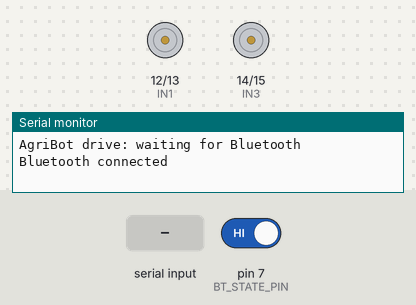
The sketch below on a simulated Arduino Uno, built with avr-gcc and run on an emulated ATmega328P. Shown: motor-driver pin pairs drawn as motors (green arrow = first pin HIGH = forward, orange = second pin HIGH = backward, longer = more drive), the last lines printed to the serial monitor. The test bench sets the inputs (shaded band); at power-on: pin 7 (BT_STATE_PIN) HIGH.

Above: at 1.2 s.
1.3 s: "1" received over the second serial link
At 2.2 s:
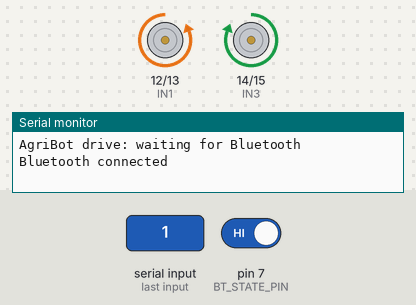
2.8 s: "2" received over the second serial link
At 3.3 s:
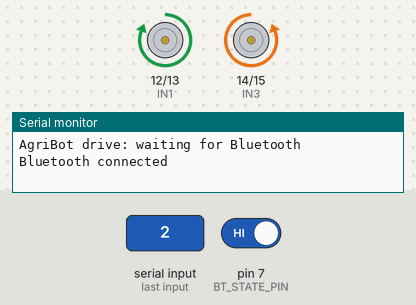
4.3 s: "3" received over the second serial link
At 5.5 s:
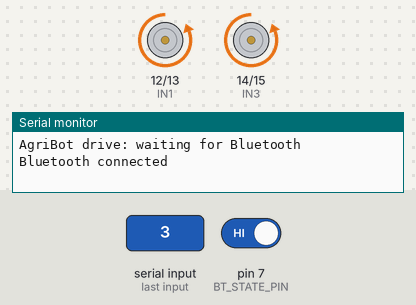
5.8 s: "4" received over the second serial link
At 6.8 s:
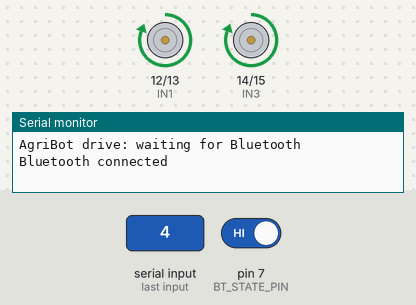
7.3 s: pin 7 (BT_STATE_PIN) driven LOW
At 8.0 s:
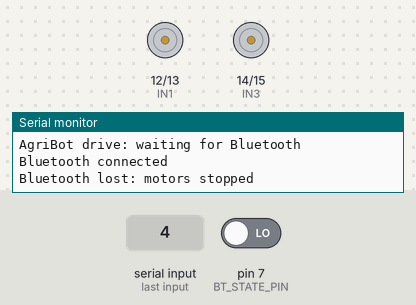
Timing chart, 0 to 9.8 s (numbered marks = the images above; inputs shaded):
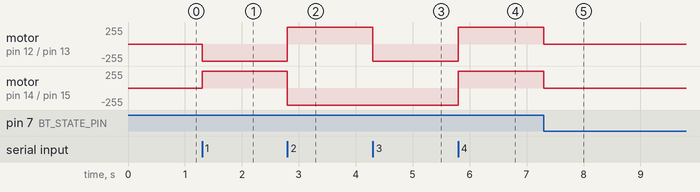

The sketch:

agribot_drive.ino
```cpp
/*
  AgriBot drive firmware — Arduino Uno + HC-05 + L298N

  Same pins and phone commands as the original bluetoothcar.ino:
    '1' forward  '2' backward  '3' right  '4' left  '0' stop
  New: motors stop the moment the HC-05 reports the phone disconnected
  (STATE pin → D7), and commands are only read when a byte has arrived.
  See docs/wiring.md.
*/
#include <SoftwareSerial.h>

SoftwareSerial bt(10, 11);  // RX, TX (to HC-05 TX, RX)

const uint8_t IN1 = 12, IN2 = 13, IN3 = 14, IN4 = 15;  // L298N inputs (14/15 = A0/A1)
const uint8_t BT_STATE_PIN = 7;                         // HC-05 STATE: HIGH while connected

// Optional: stop if no command arrives for this long. 0 = off.
// Turn on only if your phone app repeats the command while a button is held.
const unsigned long CMD_TIMEOUT_MS = 0;

bool moving = false;
bool wasLinked = false;
unsigned long lastCommandMs = 0;

void drive(uint8_t a, uint8_t b, uint8_t c, uint8_t d) {
  digitalWrite(IN1, a);
  digitalWrite(IN2, b);
  digitalWrite(IN3, c);
  digitalWrite(IN4, d);
  moving = a || b || c || d;
}

void stopMotors() { drive(LOW, LOW, LOW, LOW); }

void apply(char command) {
  switch (command) {
    case '1': drive(LOW, HIGH, HIGH, LOW); break;   // forward
    case '2': drive(HIGH, LOW, LOW, HIGH); break;   // backward
    case '3': drive(LOW, HIGH, LOW, HIGH); break;   // right
    case '4': drive(HIGH, LOW, HIGH, LOW); break;   // left
    case '0': stopMotors(); break;
    default: return;                                // ignore noise, \r, \n
  }
  lastCommandMs = millis();
}

void setup() {
  Serial.begin(9600);
  bt.begin(9600);
  pinMode(IN1, OUTPUT);
  pinMode(IN2, OUTPUT);
  pinMode(IN3, OUTPUT);
  pinMode(IN4, OUTPUT);
  pinMode(BT_STATE_PIN, INPUT);
  stopMotors();
  Serial.println(F("AgriBot drive: waiting for Bluetooth"));
}

void loop() {
  const bool linked = digitalRead(BT_STATE_PIN) == HIGH;
  if (!linked) {
    if (moving) stopMotors();
    while (bt.available() > 0) bt.read();  // drop anything queued before the link died
    if (wasLinked) Serial.println(F("Bluetooth lost: motors stopped"));
    wasLinked = false;
    return;
  }
  if (!wasLinked) Serial.println(F("Bluetooth connected"));
  wasLinked = true;

  if (bt.available() > 0) apply((char)bt.read());

  if (CMD_TIMEOUT_MS > 0 && moving && millis() - lastCommandMs > CMD_TIMEOUT_MS) stopMotors();
}
```

Measured:
- after the input at 1.3 s, motor on pin 12 (IN1) / pin 13 (IN2): stopped → backward 255/255 at once; motor on pin 14 (IN3) / pin 15 (IN4): stopped → forward 255/255 at once
- after the input at 2.8 s, motor on pin 12 (IN1) / pin 13 (IN2): backward 255/255 → forward 255/255 at once; motor on pin 14 (IN3) / pin 15 (IN4): forward 255/255 → backward 255/255 at once
- after the input at 4.3 s, motor on pin 12 (IN1) / pin 13 (IN2): forward 255/255 → backward 255/255 at once
- after the input at 5.8 s, motor on pin 12 (IN1) / pin 13 (IN2), motor on pin 14 (IN3) / pin 15 (IN4): backward 255/255 → forward 255/255 at once
- after the input at 7.3 s, motor on pin 12 (IN1) / pin 13 (IN2), motor on pin 14 (IN3) / pin 15 (IN4): forward 255/255 → stopped at once
